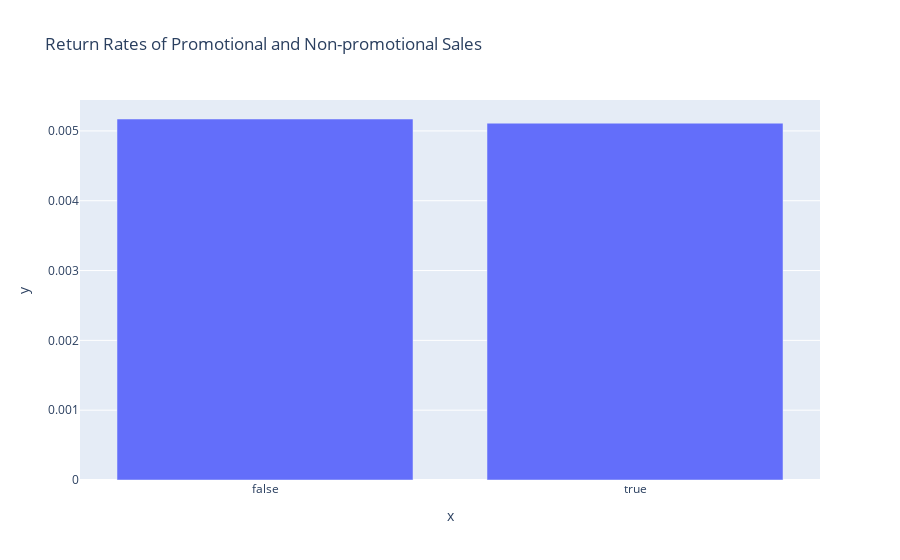

The code cell stored with this chart in its notebook:
### Code cell
fig = px.bar(all_data, x=x.is_promotion, y=x.is_returned, title="Return Rates of Promotional and Non-promotional Sales")
fig.show()

### Figure 1 — Plotly figure (JSON) as saved in the notebook; plotly's stock layout.template omitted (floating-point values rounded to 4 significant figures)
{"data": [{"alignmentgroup": "True", "hovertemplate": "x=%{x}<br>y=%{y}<extra></extra>", "legendgroup": "", "marker": {"color": "#636efa"}, "name": "", "offsetgroup": "", "orientation": "v", "showlegend": false, "textposition": "auto", "type": "bar", "x": [false, true], "xaxis": "x", "y": [0.005171, 0.005111], "yaxis": "y"}], "layout": {"barmode": "relative", "legend": {"tracegroupgap": 0}, "title": {"text": "Return Rates of Promotional and Non-promotional Sales"}, "xaxis": {"anchor": "y", "domain": [0, 1], "title": {"text": "x"}}, "yaxis": {"anchor": "x", "domain": [0, 1], "title": {"text": "y"}}}}
